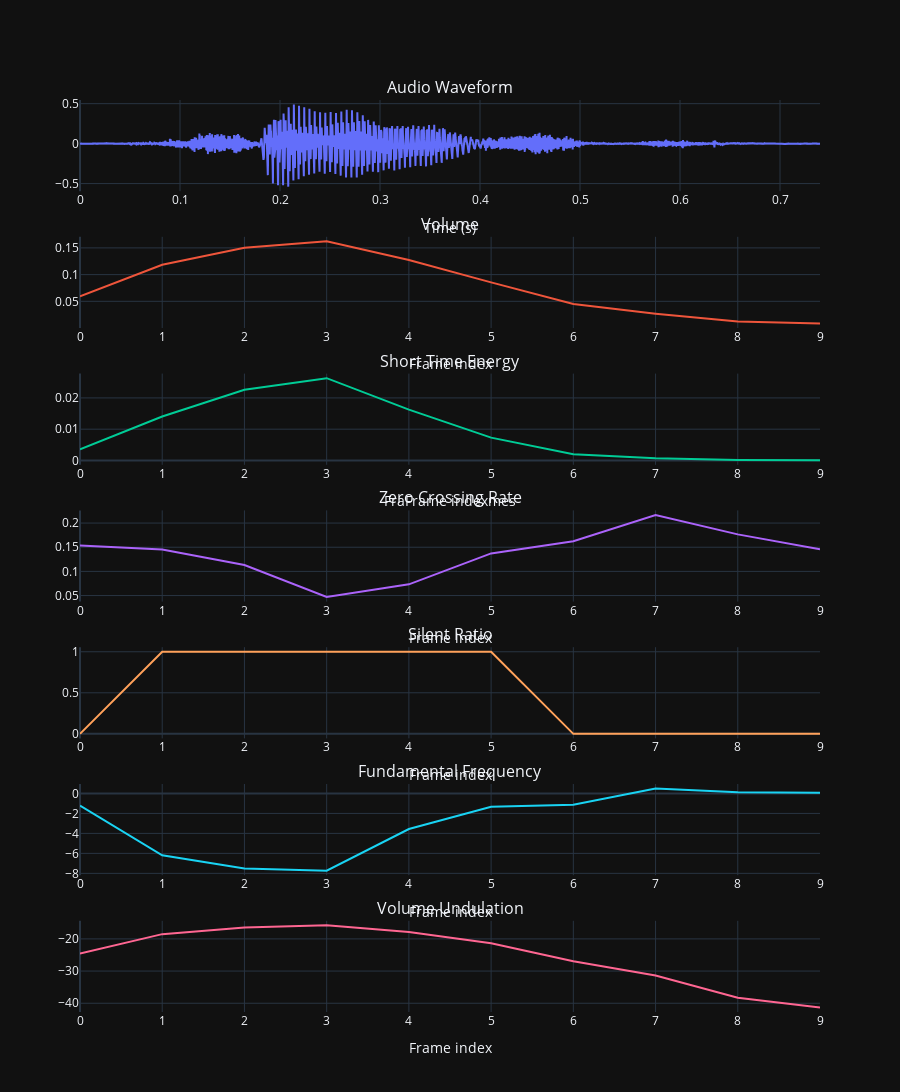

This figure's notebook cell:
### Code cell
plot_all(audio=audio, audio_time = audio_time, frames=frames, n_=n_, N_=N_,l_=50,sr_bounds=[0.03,0.06])

### Figure 1 — Plotly figure (JSON) as saved in the notebook; plotly's stock layout.template omitted (floating-point values rounded to 4 significant figures; data arrays with more than 128 entries replaced by an {"elided": "..."} marker saying what was removed)
{"data": [{"mode": "lines", "type": "scatter", "x": {"elided": "16317 float values"}, "xaxis": "x", "y": {"elided": "16317 float values"}, "yaxis": "y"}, {"mode": "lines", "type": "scatter", "x": [0, 1, 2, 3, 4, 5, 6, 7, 8, 9], "xaxis": "x2", "y": [0.05947, 0.1185, 0.1503, 0.1622, 0.1275, 0.08544, 0.04487, 0.02689, 0.01218, 0.008609], "yaxis": "y2"}, {"mode": "lines", "type": "scatter", "x": [0, 1, 2, 3, 4, 5, 6, 7, 8, 9], "xaxis": "x3", "y": [0.003537, 0.01405, 0.02259, 0.02632, 0.01625, 0.0073, 0.002014, 0.000723, 0.0001483, 7.411e-05], "yaxis": "y3"}, {"mode": "lines", "type": "scatter", "x": [0, 1, 2, 3, 4, 5, 6, 7, 8, 9], "xaxis": "x4", "y": [0.1535, 0.1454, 0.1132, 0.04694, 0.07324, 0.1372, 0.1626, 0.2168, 0.1766, 0.1456], "yaxis": "y4"}, {"mode": "lines", "type": "scatter", "x": [0, 1, 2, 3, 4, 5, 6, 7, 8, 9], "xaxis": "x5", "y": [0, 1, 1, 1, 1, 1, 0, 0, 0, 0], "yaxis": "y5"}, {"mode": "lines", "type": "scatter", "x": [0, 1, 2, 3, 4, 5, 6, 7, 8, 9], "xaxis": "x6", "y": [-1.225, -6.19, -7.509, -7.727, -3.563, -1.338, -1.141, 0.4861, 0.1268, 0.06459], "yaxis": "y6"}, {"mode": "lines", "type": "scatter", "x": [0, 1, 2, 3, 4, 5, 6, 7, 8, 9], "xaxis": "x7", "y": [-24.51, -18.52, -16.46, -15.8, -17.89, -21.37, -26.96, -31.41, -38.29, -41.3], "yaxis": "y7"}], "layout": {"annotations": [{"font": {"size": 16}, "showarrow": false, "text": "Audio Waveform", "x": 0.5, "xanchor": "center", "xref": "paper", "y": 1, "yanchor": "bottom", "yref": "paper"}, {"font": {"size": 16}, "showarrow": false, "text": "Volume", "x": 0.5, "xanchor": "center", "xref": "paper", "y": 0.85, "yanchor": "bottom", "yref": "paper"}, {"font": {"size": 16}, "showarrow": false, "text": "Short Time Energy", "x": 0.5, "xanchor": "center", "xref": "paper", "y": 0.7, "yanchor": "bottom", "yref": "paper"}, {"font": {"size": 16}, "showarrow": false, "text": "Zero Crossing Rate", "x": 0.5, "xanchor": "center", "xref": "paper", "y": 0.55, "yanchor": "bottom", "yref": "paper"}, {"font": {"size": 16}, "showarrow": false, "text": "Silent Ratio", "x": 0.5, "xanchor": "center", "xref": "paper", "y": 0.4, "yanchor": "bottom", "yref": "paper"}, {"font": {"size": 16}, "showarrow": false, "text": "Fundamental Frequency", "x": 0.5, "xanchor": "center", "xref": "paper", "y": 0.25, "yanchor": "bottom", "yref": "paper"}, {"font": {"size": 16}, "showarrow": false, "text": "Volume Undulation", "x": 0.5, "xanchor": "center", "xref": "paper", "y": 0.1, "yanchor": "bottom", "yref": "paper"}], "height": 1800, "showlegend": false, "xaxis": {"anchor": "y", "domain": [0, 1], "title": {"text": "Time (s)"}}, "xaxis2": {"anchor": "y2", "domain": [0, 1], "title": {"text": "Frame index"}}, "xaxis3": {"anchor": "y3", "domain": [0, 1], "title": {"text": "FraFrame indexmes"}}, "xaxis4": {"anchor": "y4", "domain": [0, 1], "title": {"text": "Frame index"}}, "xaxis5": {"anchor": "y5", "domain": [0, 1], "title": {"text": "Frame index"}}, "xaxis6": {"anchor": "y6", "domain": [0, 1], "title": {"text": "Frame index"}}, "xaxis7": {"anchor": "y7", "domain": [0, 1], "title": {"text": "Frame index"}}, "yaxis": {"anchor": "x", "domain": [0.9, 1]}, "yaxis2": {"anchor": "x2", "domain": [0.75, 0.85]}, "yaxis3": {"anchor": "x3", "domain": [0.6, 0.7]}, "yaxis4": {"anchor": "x4", "domain": [0.45, 0.55]}, "yaxis5": {"anchor": "x5", "domain": [0.3, 0.4]}, "yaxis6": {"anchor": "x6", "domain": [0.15, 0.25]}, "yaxis7": {"anchor": "x7", "domain": [0, 0.1]}}}
